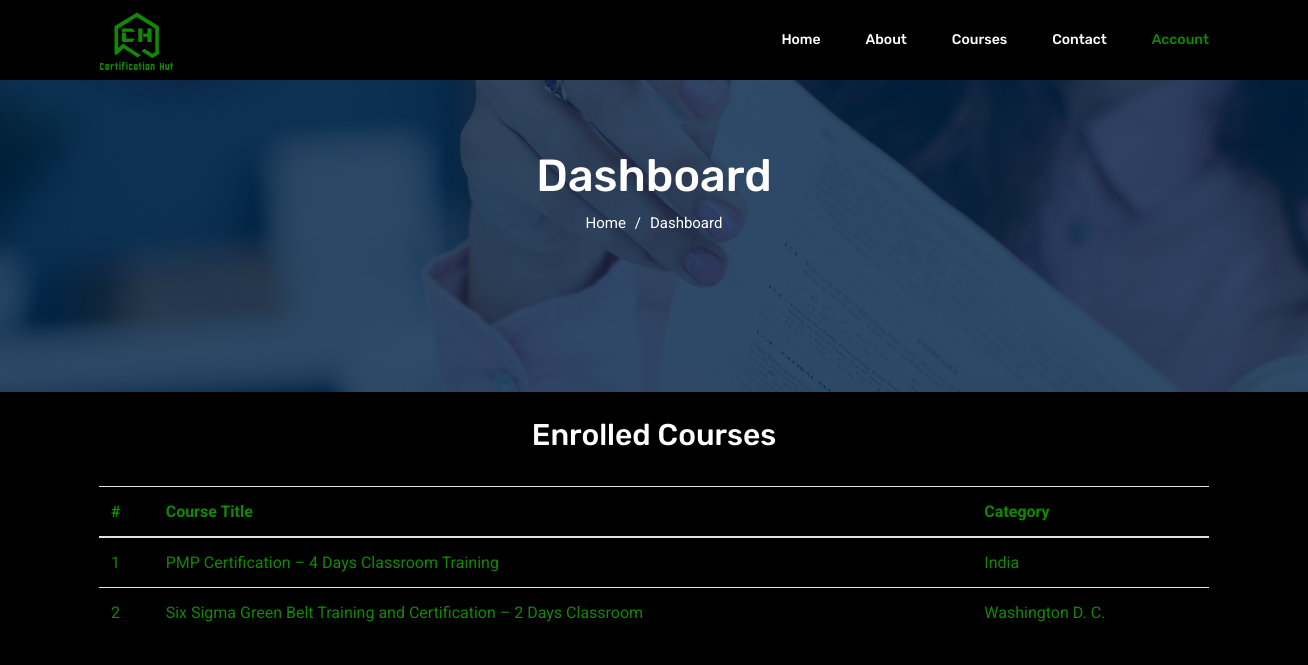
/account/dashboard/, run on the app's committed database.
### courses/models.py (models this page shows, shortened)
class Course(models.Model):
    title = models.CharField(max_length=10000)
    instructor = models.CharField(max_length=10000)
    course_type = models.IntegerField(choices=[
        (1, "Classroom Courses"),
        (2, "Live Online Courses")
    ])
    image = RichTextUploadingField()
    continent = models.CharField(max_length=1000, blank = True)
    category = models.CharField(max_length=1000)
    price = models.IntegerField()
    description = RichTextUploadingField()
    curriculum = RichTextUploadingField()
    lectures = models.IntegerField()
    no_of_quizzes = models.IntegerField()
    duration = models.IntegerField()  # In hours
    skill_level = models.CharField(max_length=1000)
    language = models.CharField(max_length=1000)
    no_of_students = models.IntegerField()
    students_enrolled = models.CharField(max_length=10000, default="[]")
    certificate_type = models.CharField(max_length=1000)
    asssessment_type = models.CharField(max_length=1000)

### account/views.py (the view)
# urls.py: path('dashboard/', views.account_dashboard, name="account_dashboard"),
def account_dashboard(request):
    all_courses = Course.objects.all()
    enrolled_courses = []
    for course in all_courses:
        if str(request.user.username) in json.decoder.JSONDecoder().decode(course.students_enrolled):
            enrolled_courses.append(course)
    return render(request, "account/dashboard.html", {
        "enrolled_courses": enrolled_courses
    })

### account/templates/account/dashboard.html (shortened to what this page needs)
<!DOCTYPE html>
<html lang="en">
    {% load static %}
    <head>
        <link rel="stylesheet" href="{% static 'css/bootstrap.css' %}" />
        <link rel="stylesheet" href="{% static 'css/flaticon.css' %}" />
        <link rel="stylesheet" href="{% static 'css/themify-icons.css' %}" />
        <link rel="stylesheet" href="{% static 'vendors/owl-carousel/owl.carousel.min.css' %}" />
        <link rel="stylesheet" href="{% static 'vendors/nice-select/css/nice-select.css' %}" />
        <link rel="stylesheet" href="{% static 'css/style.css' %}" />
    </head>
    <body>
        <header class="header_area white-header">
            <div class="main_menu">
                <nav class="navbar navbar-expand-lg navbar-light">
                    <div class="container">
                        <a class="navbar-brand logo_h" href="/"
                            ><img src={% static 'img/logo2.png' %} alt=""
                        /></a>
                        <div class="collapse navbar-collapse offset" id="navbarSupportedContent">
                            <ul class="nav navbar-nav menu_nav ml-auto">
                                <li class="nav-item">
                                    <a class="nav-link" href="/">Home</a>
                                </li>
                                <li class="nav-item">
                                    <a class="nav-link" href="/about/">About</a>
                                </li>
                                <li class="nav-item submenu dropdown">
                                    <a
                                        href="#"
                                        class="nav-link dropdown-toggle"
                                        data-toggle="dropdown"
                                        role="button"
                                        aria-haspopup="true"
                                        aria-expanded="false"
                                        >Courses</a
                                    >
                                </li>
                                <li class="nav-item">
                                    <a class="nav-link" href="/contact/">Contact</a>
                                </li>
                                <li class="nav-item submenu dropdown active">
                                    <a
                                        href="#"
                                        class="nav-link dropdown-toggle"
                                        data-toggle="dropdown"
                                        role="button"
                                        aria-haspopup="true"
                                        aria-expanded="false"
                                        >Account</a
                                    >
                                </li>
                            </ul>
                        </div>
                    </div>
                </nav>
            </div>
        </header>
        <section class="banner_area">
            <div class="banner_inner d-flex align-items-center">
                <div class="overlay"></div>
                <div class="container">
                    <div class="row justify-content-center">
                        <div class="col-lg-6">
                            <div class="banner_content text-center">
                                <h2>Dashboard</h2>
                                <div class="page_link">
                                    <a href="/">Home</a>
                                    <a href="./../../account/dashboard/">Dashboard</a>
                                </div>
                            </div>
                        </div>
                    </div>
                </div>
            </div>
        </section>
        <div class="container">
            <br>
            <div class="text-center">
                <h2>Enrolled Courses</h2>
                <br>
            </div>
            {% if enrolled_courses %}
            <table class="table">
                <thead>
                    <tr>
                        <th>#</th>
                        <th>Course Title</th>
                        <th>Category</th>
                    </tr>
                </thead>
                <tbody>
                    {% for course in enrolled_courses %}
                    <tr>
                        <td scope="row">{{forloop.counter}}</td>
                        <td>{{course.title}}</td>
                        <td>{{course.category}}</td>
                    </tr>
                    {% endfor %}
                </tbody>
            </table>
            {% else %}
            <div class="text-center">
                <h4>No courses found!</h4>
            </div>
            {% endif %}
        </div>
    </body>
</html>

### data on the page
Course: title "PMP Certification – 4 Days Classroom Training", category "India"
Course: title "Six Sigma Green Belt Training and Certification – 2 Days Classroom", category "Washington D. C."
